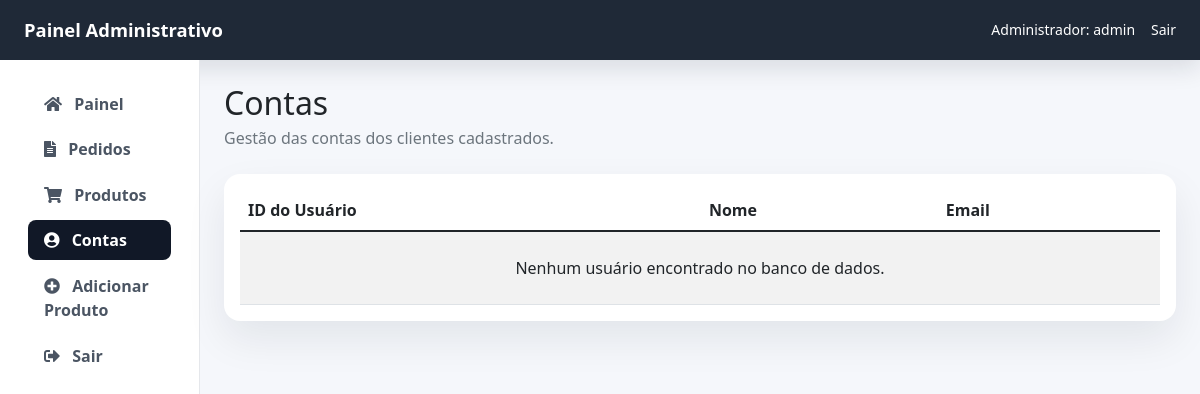
Page /admin/account.php (signed in) on the earlier database version.
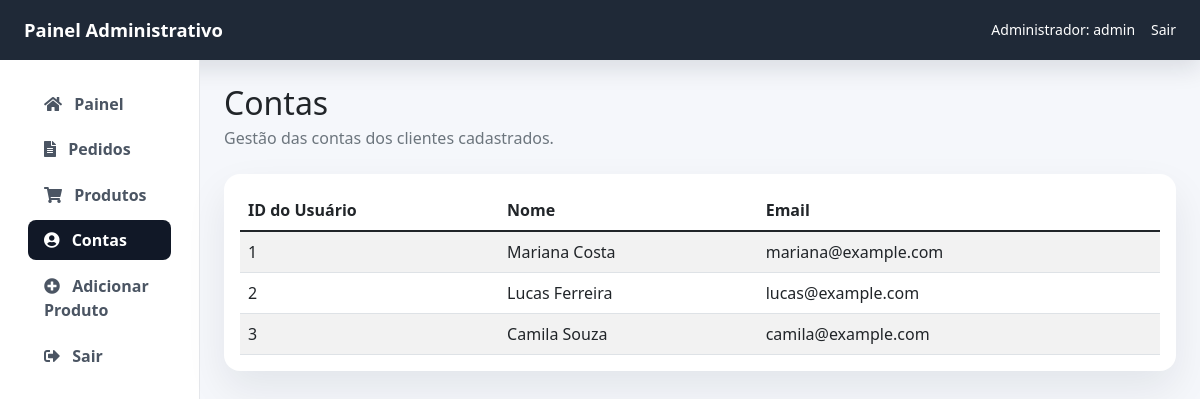
Same page on the later database version.
### tables this page shows
CREATE TABLE IF NOT EXISTS users (
  user_id INT(11) NOT NULL AUTO_INCREMENT,
  user_name VARCHAR(100) NOT NULL,
  user_email VARCHAR(100) NOT NULL,
  user_password VARCHAR(100) NOT NULL,
  PRIMARY KEY (user_id)
);

### admin/account.php (the view, shortened to what this page needs)
<?php include('header.php'); ?>
<?php
$page = max(1, (int) ($_GET['page'] ?? 1));
$items_per_page = 5;
list($total_users, $total_pages, $page, $offset) = admin_paginate($conn, 'users', $page, $items_per_page);
$users = array();
$users_query = mysqli_prepare($conn, 'SELECT user_id, user_name, user_email FROM users ORDER BY user_id ASC LIMIT ? OFFSET ?');
if ($users_query) {
  mysqli_stmt_bind_param($users_query, 'ii', $items_per_page, $offset);
  mysqli_stmt_execute($users_query);
  $result = mysqli_stmt_get_result($users_query);
  while ($row = mysqli_fetch_assoc($result)) {
    $users[] = $row;
  }
}
?>
<div class="container-fluid">
  <div class="row">
    <?php include('sidemenu.php'); ?>
    <main class="col-md-9 ms-sm-auto col-lg-10 px-md-4 py-4">
      <div class="d-flex justify-content-between flex-wrap align-items-center mb-4">
        <div>
          <h1 class="h2 mb-1">Contas</h1>
          <p class="text-muted mb-0">Gestão das contas dos clientes cadastrados.</p>
        </div>
      </div>
      <div class="card content-card">
        <div class="card-body">
          <div class="table-responsive">
            <table class="table table-striped table-hover align-middle mb-0">
              <thead>
                <tr>
                  <th>ID do Usuário</th>
                  <th>Nome</th>
                  <th>Email</th>
                </tr>
              </thead>
              <tbody>
                <?php if (count($users) === 0) { ?>
                  <tr>
                    <td colspan="3" class="text-center py-4">Nenhum usuário encontrado no banco de dados.</td>
                  </tr>
                <?php } ?>
                <?php foreach ($users as $user) { ?>
                  <tr>
                    <td><?php echo (int) $user['user_id']; ?></td>
                    <td><?php echo htmlspecialchars($user['user_name']); ?></td>
                    <td><?php echo htmlspecialchars($user['user_email']); ?></td>
                  </tr>
                <?php } ?>
              </tbody>
            </table>
          </div>
        </div>
      </div>
    </main>
  </div>
</div>
</body>
</html>

Differences in the rows shown:
added users: user_id "1", user_name "Mariana Costa", user_email "mariana@example.com"
added users: user_id "2", user_name "Lucas Ferreira", user_email "lucas@example.com"
added users: user_id "3", user_name "Camila Souza", user_email "camila@example.com"
Other differences:
text no longer shown: "Nenhum usuário encontrado no banco de dados."
